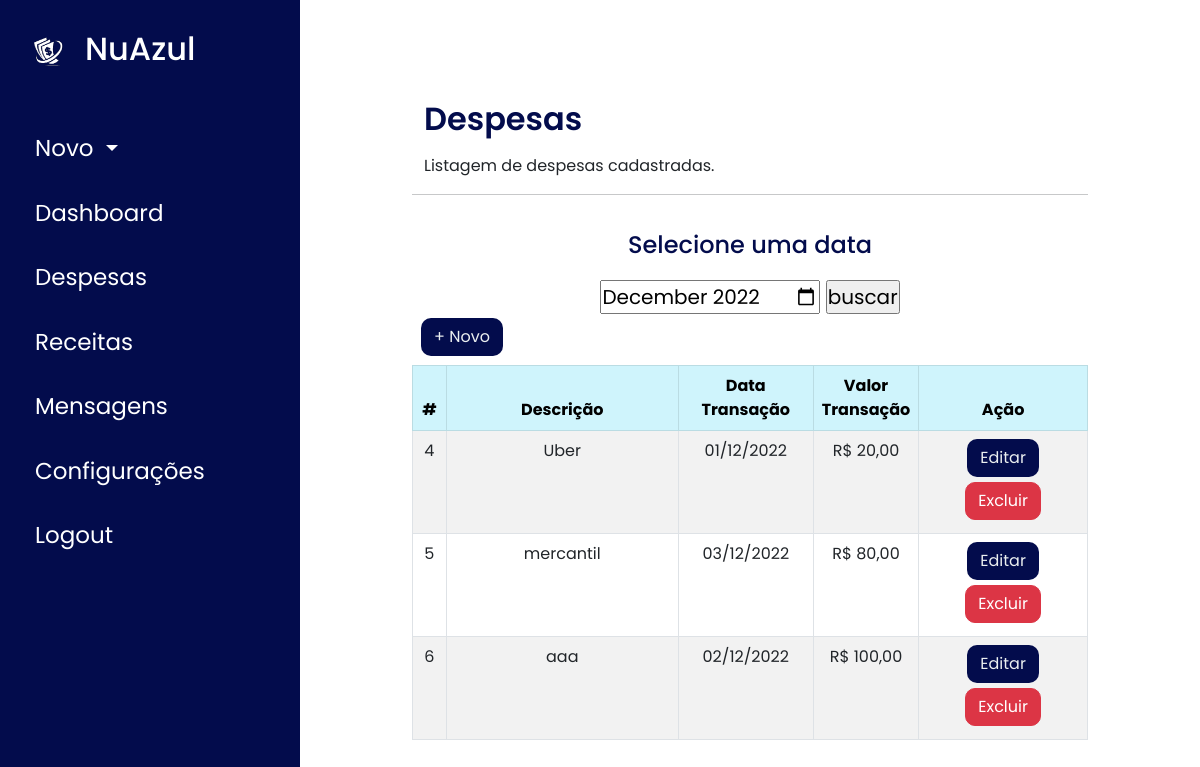
/despesas.php (signed in), run on the app's committed database.
### tables this page shows
CREATE TABLE `transacao` (
  `tran_id` int(11) NOT NULL,
  `tipo_id` int(11) NOT NULL,
  `uso_id` int(11) NOT NULL,
  `tran_data` datetime NOT NULL,
  `tran_valor` double NOT NULL,
  `tran_descricao` varchar(100) NOT NULL
);

### despesas.php (the view, shortened to what this page needs)
<?php
require_once('connection.php');
$dataCompleta = date("Y-m");
    $data = [date("Y"), date("m")];
    $mysql_query = "SELECT  tran_id, tran_data, tran_valor, tran_descricao, tipo_id FROM transacao WHERE uso_id = {$_SESSION['uso_id']} AND tipo_id = 1
    AND YEAR(tran_data) = {$data[0]} AND MONTH(tran_data) = {$data[1]}";
    $result = $conn->query($mysql_query);
?>
<!DOCTYPE html>
<html lang="pt-br">
<head>
  <link href="https://cdn.jsdelivr.net/npm/bootstrap@5.0.2/dist/css/bootstrap.min.css" rel="stylesheet">
  <link href="./css/style-dashboard.css" rel="stylesheet">
  <link rel="stylesheet" href="https://maxst.icons8.com/vue-static/landings/line-awesome/line-awesome/1.3.0/css/line-awesome.min.css">
</head>
<body>
  <?php require("menu_lateral.php"); ?>
  <div class="container" style="margin-left:300px">
    <div class="row content">
      <h2 class="signin-text mb-3">Despesas</h2>
      <p>Listagem de despesas cadastradas.</p>
      <hr>
          <form class="data" method="post">
            <h4 class="tituloData">Selecione uma data</h4>
            <input type="month" id="mes_ano" name="mes_ano" value="<?= $dataCompleta ?>">
            <input type="submit" value="buscar">
        </form>
        <br></br>
        <div class="float-right p-1">
        <a href="./insert_despesa.php"><button type="button" class="btn btn-primary-acao">+ Novo</button></a>
        </div>
      <table class="table table-striped table-bordered table-hover">
        <thead>
          <tr class="table-info" style="text-align:center">
            <th scope="col" style="width: 5%;">#</th>
            <th scope="col">Descrição</th>
            <th scope="col" style="width: 20%;">Data Transação</th>
            <th scope="col" style="width: 15%;">Valor Transação</th>
            <th scope="col" style="width: 25%;">Ação</th>
          </tr>
        </thead>
        <tbody>
          <?php while ($row = $result->fetch_assoc()) { ?>
            <tr>
              <td style="text-align:center"><?php echo $row['tran_id']; ?></td>
              <td style="text-align:center"><?php echo $row['tran_descricao']; ?></td>
              <td style="text-align:center"><?php echo date("d/m/Y", strtotime($row['tran_data'])); ?></td>
              <td style="text-align:center">R$ <?= number_format($row['tran_valor'], 2, ',', '.' ); ?></td>
              <td style="text-align:center">
                <a href="edit_despesa.php?tran_id=<?php echo $row['tran_id']; ?>"><button type="button" class="btn btn-primary-acao">Editar</button></a>
                <a href="delete_despesa.php?tran_id=<?php echo $row['tran_id']; ?>"><button type="button" class="btn btn-danger">Excluir</button></a>
              </td>
            </tr>
          <?php } ?>
        </tbody>
      </table>
    </div>
</body>

### css/style-dashboard.css (style rules this page uses)
* { margin: 0; padding: 0; box-sizing: border-box; font-family: 'Poppins', sans-serif; }
body { width: 100%; background: #fff; position: relative; display: flex; }
.data { text-align: center; margin-top: 20px; border-color: #030c4c; font-size: 20px; color: #030c4c; }
.tituloData { margin: 0 0 20px 0; }
.signin-text { font-style: normal; font-weight: 600 !important; color: #030c4c; margin-top: 0px; }
.row.content { margin: 100px ; }
.btn-primary-acao { background-color: #030c4c; color: #ebeff0; border-radius: 10px; margin: 0px 5px 0px 5px; margin-bottom: 5px; }
.btn-danger { border-radius: 10px; margin: 0px 5px 0px 5px; margin-bottom: 5px; }

### data on the page
transacao: tran_id "4", tran_descricao "Uber", tran_data "01/12/2022", tran_valor "20,00"
transacao: tran_id "5", tran_descricao "mercantil", tran_data "03/12/2022", tran_valor "80,00"
transacao: tran_id "6", tran_descricao "aaa", tran_data "02/12/2022", tran_valor "100,00"
